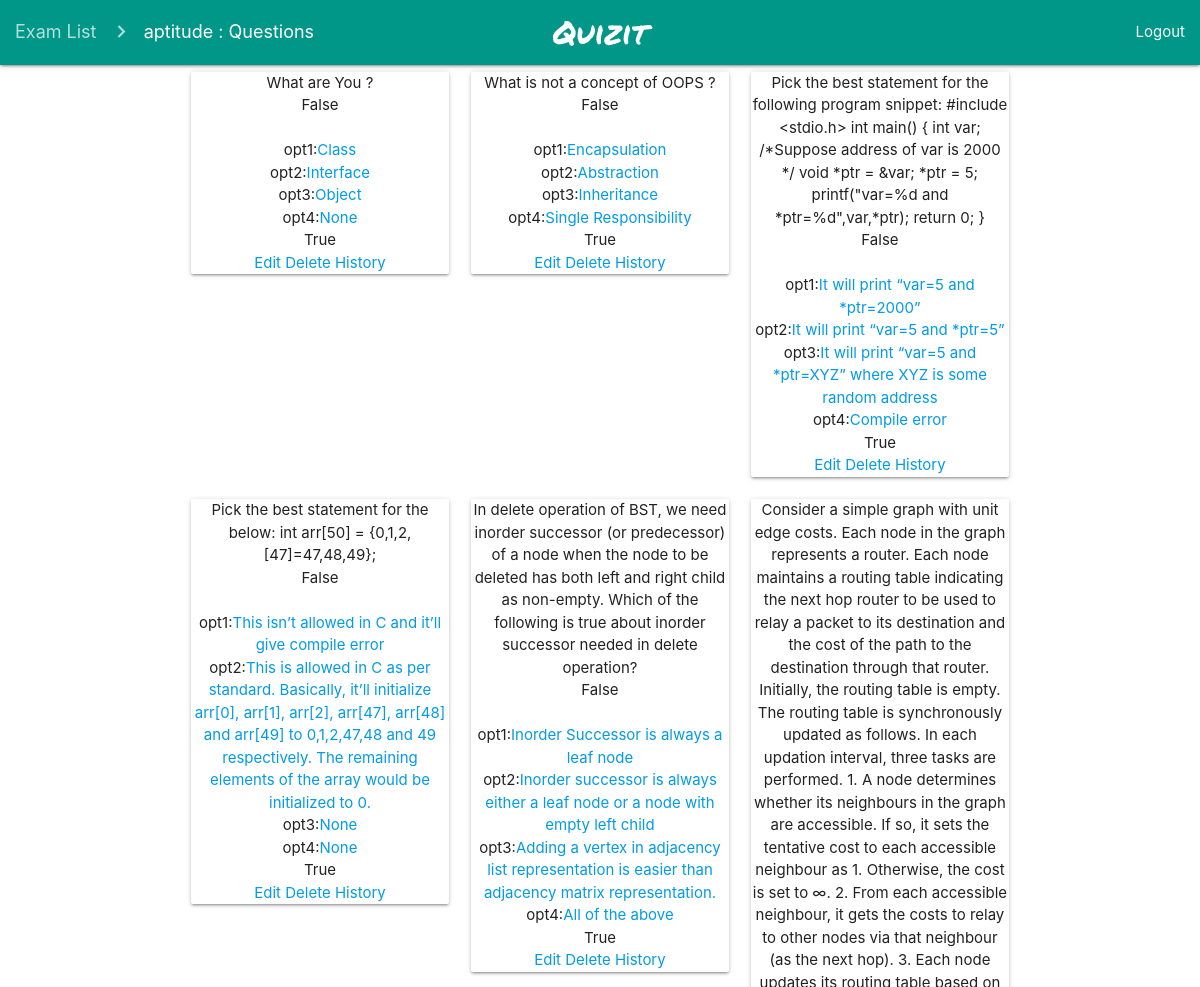
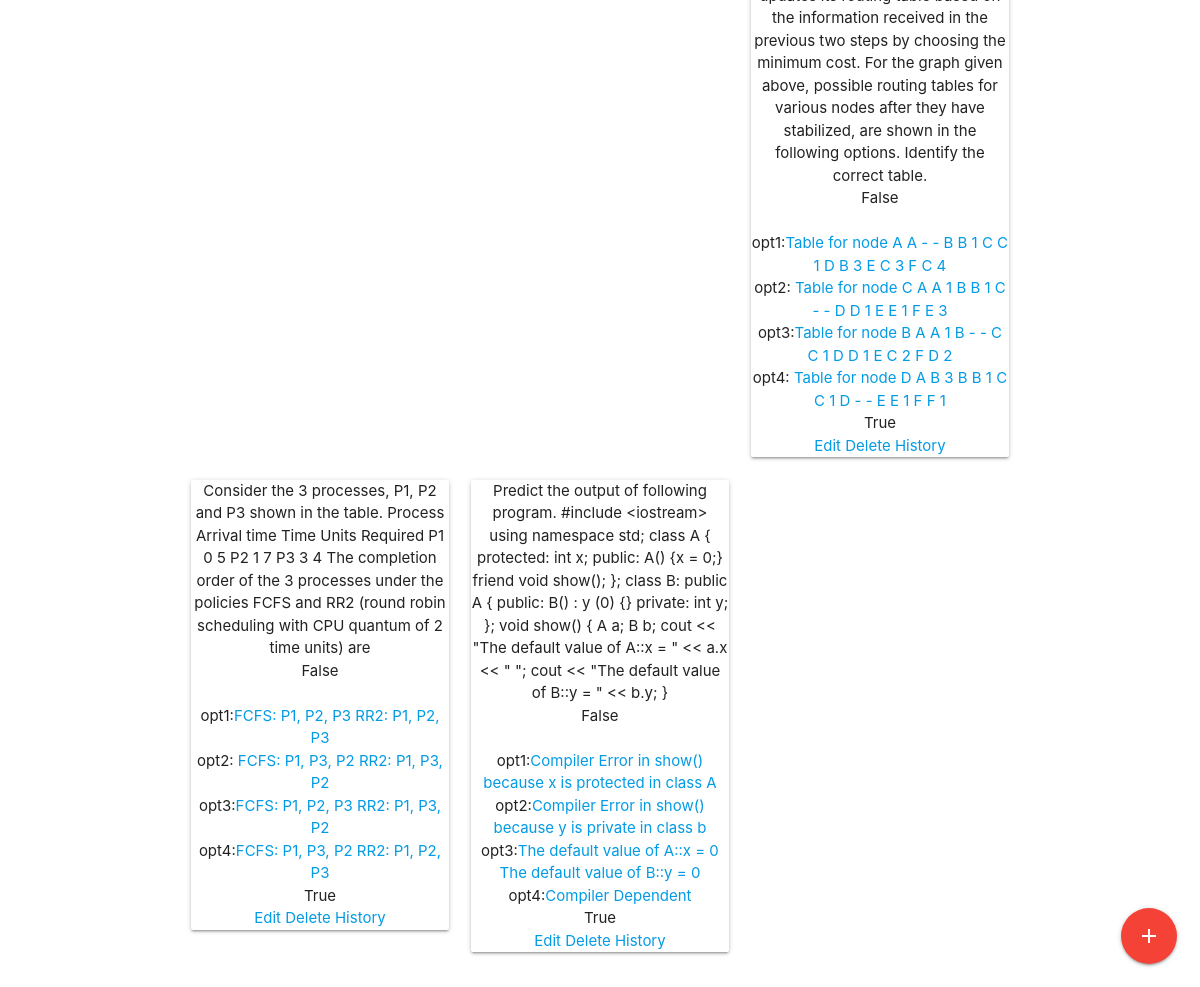
The app's page /exam/aptitude/questions/ (signed in) with its own data (2 pictures, top to bottom).
### exam/models.py (models this page shows)
class Exam(models.Model):
    title           = models.CharField(max_length=255)
    slug            = models.SlugField(blank=True, unique=True)
    department      = models.CharField(max_length=255, choices=DEPT_CHOICES, default='Computer Science')
    exam_date       = models.DateField(default=date.today)
    start_time      = models.TimeField(default=timezone.now)
    close_time      = models.TimeField(default=timezone.now)
    duration        = models.DurationField(default=timedelta(minutes=60))
    students        = models.ManyToManyField(User, blank=True)
    def __str__(self):
            return self.title

class Question(models.Model):
    exam            = models.ForeignKey(Exam,on_delete=models.CASCADE)
    description     = models.CharField(max_length=255)
    marked          = models.BooleanField(default=False)
    image           = models.ImageField(upload_to=upload_image_path,null=True,blank=True)
    active          = models.BooleanField(default=True)
    def __str__(self):
            return self.description

class Choice(models.Model):
    question        = models.ForeignKey(Question, on_delete=models.CASCADE)
    description     = models.CharField(max_length=255)
    def __str__(self):
            return self.description

### exam/views.py (the view)
# urls.py: path('<slug:slug>/questions/', views.QuestionListView, name='question_list'),
@login_required
def QuestionListView(request,slug):
    exam_obj = Exam.objects.get(slug=slug)
    que_objs = Question.objects.filter(exam=exam_obj)
    print(que_objs)
    context = {
        'object_list':que_objs,
        'exam':exam_obj,
    }
    return render(request,'exam/qlist.html', context)

### templates/exam/qlist.html
{% extends 'base.html' %}
{% block nav %}
<a href="{% url 'exam:list' %}" class="breadcrumb">Exam List</a>
<a href="#!" class="breadcrumb">{{exam}} : Questions</a>
{% endblock %}
{% block content %}
<div class="container">
  <div class="row">
    {% for question in object_list %}
      <div class="col s12 m4">
        <div class="card center-align" >
        {{question.description}}<br>
        {{question.marked}}<br>
        {{question.correct_choice.all.0}}<br>
        {% for choice in question.choice_set.all %}
          opt{{forloop.counter}}:<a href="{% url 'admin:exam_choice_change' choice.pk %}" target="_blank">{{choice}}</a><br>
        {% endfor %}
        {{question.active}}<br>
        <a href="{% url 'admin:exam_question_change' question.pk %}" target="_blank">Edit</a>
        <a href="{% url 'admin:exam_question_delete' question.pk %}" target="_blank">Delete</a>
        <a href="{% url 'admin:exam_question_history' question.pk %}" target="_blank">History</a>
        </div>
      </div>
    {%endfor%}
  </div>
  <div class="fixed-action-btn">
    <a class="btn-floating btn-large red" href="{% url 'exam:create' %}">
      <i class="large material-icons">add</i>
    </a>
  </div>
</div>
{% endblock %}

### templates/base.html (shortened to what this page needs)
{% url 'home' as login_url %}
{% url 'logout' as logout_url %}
<!DOCTYPE html>
<html lang="en">
<head>
  {% include 'base/css.html' %}
</head>
<body>
<div class="navbar-fixed">
    <nav class="teal nav-extended">
      <div class="nav-wrapper">
        <div style="padding-left:15px;" class="left">
          {% block nav %}
          {% endblock %}
        </div>
        <a href="#" class="brand-logo center" style="font-family:Permanent Marker">Quizit</a>
        <ul class="right">
          {% if request.user.is_authenticated %}
          <li class="nav-item">
            <a class="nav-link" href="{{logout_url}}">Logout</a>
          </li>
          {% else %}
          <li class="nav-item">
            <a class="nav-link" href="{{login_url}}">Login</a>
          </li>
          {% endif %}
        </ul>
      </div>
    </nav>
</div>
  {% block content %}
  {% endblock %}
  </body>
</html>

### templates/base/css.html
{% load static %}
<link rel = "stylesheet" href = "{% static 'iconfont/material-icons.css' %}">
<link rel = "stylesheet" href = "{% static 'font/PermanentMarker.css' %}">
<link href="{% static 'css/materialize.css' %}" type="text/css" rel="stylesheet" media="screen,projection"/>
<link href="{% static 'css/style.css' %}" type="text/css" rel="stylesheet" media="screen,projection"/>

### templates/base/js.html (shortened to what this page needs)
{% load static %}

### records on screen
Exam: title "aptitude"
Question: description "What are You ?", marked "False", active "True"
Choice: description "Class"
Choice: description "Interface"
Choice: description "Object"
Choice: description "None"
Question: description "What is not a concept of OOPS ?", marked "False", active "True"
Choice: description "Encapsulation"
Choice: description "Abstraction"
Choice: description "Inheritance"
Choice: description "Single Responsibility"
Question: description "Pick the best statement for the following program snippet: #include <stdio.h> int main() { int var; /*Suppose address of var is 2000 */ void *ptr = &var; *ptr = 5; printf(\"var=%d and *ptr=%d\",var,*ptr); return 0; }", marked "False", active "True"
Choice: description "It will print “var=5 and *ptr=2000”"
Choice: description "It will print “var=5 and *ptr=5”"
Choice: description "It will print “var=5 and *ptr=XYZ” where XYZ is some random address"
Choice: description "Compile error"
Question: description "Pick the best statement for the below: int arr[50] = {0,1,2,[47]=47,48,49};", marked "False", active "True"
Choice: description "This isn’t allowed in C and it’ll give compile error"
Choice: description "This is allowed in C as per standard. Basically, it’ll initialize arr[0], arr[1], arr[2], arr[47], arr[48] and arr[49] to 0,1,2,47,48 and 49 respectively. The remaining elements of the array would be initialized to 0."
Choice: description "None"
Choice: description "None"
Question: description "In delete operation of BST, we need inorder successor (or predecessor) of a node when the node to be deleted has both left and right child as non-empty. Which of the following is true about inorder successor needed in delete operation?", marked "False", active "True"
Choice: description "Inorder Successor is always a leaf node"
Choice: description "Inorder successor is always either a leaf node or a node with empty left child"
Choice: description "Adding a vertex in adjacency list representation is easier than adjacency matrix representation."
Choice: description "All of the above"
Question: description "Consider a simple graph with unit edge costs. Each node in the graph represents a router. Each node maintains a routing table indicating the next hop router to be used to relay a packet to its destination and the cost of the path to the destination through that router. Initially, the routing table is empty. The routing table is synchronously updated as follows. In each updation interval, three tasks are performed. 1. A node determines whether its neighbours in the graph are accessible. If so, it sets the tentative cost to each accessible neighbour as 1. Otherwise, the cost is set to ∞. 2. From each accessible neighbour, it gets the costs to relay to other nodes via that neighbour (as the…", marked "False", active "True"
Choice: description "Table for node A A - - B B 1 C C 1 D B 3 E C 3 F C 4"
Choice: description "Table for node C A A 1 B B 1 C - - D D 1 E E 1 F E 3"
Choice: description "Table for node B A A 1 B - - C C 1 D D 1 E C 2 F D 2"
Choice: description "Table for node D A B 3 B B 1 C C 1 D - - E E 1 F F 1"
Question: description "Consider the 3 processes, P1, P2 and P3 shown in the table. Process Arrival time Time Units Required P1 0 5 P2 1 7 P3 3 4 The completion order of the 3 processes under the policies FCFS and RR2 (round robin scheduling with CPU quantum of 2 time units) are", marked "False", active "True"
Choice: description "FCFS: P1, P2, P3 RR2: P1, P2, P3"
Choice: description "FCFS: P1, P3, P2 RR2: P1, P3, P2"
Choice: description "FCFS: P1, P2, P3 RR2: P1, P3, P2"
Choice: description "FCFS: P1, P3, P2 RR2: P1, P2, P3"
Question: description "Predict the output of following program. #include <iostream> using namespace std; class A { protected: int x; public: A() {x = 0;} friend void show(); }; class B: public A { public: B() : y (0) {} private: int y; }; void show() { A a; B b; cout << \"The default value of A::x = \" << a.x << \" \"; cout << \"The default value of B::y = \" << b.y; }", marked "False", active "True"
Choice: description "Compiler Error in show() because x is protected in class A"
Choice: description "Compiler Error in show() because y is private in class b"
Choice: description "The default value of A::x = 0 The default value of B::y = 0"
Choice: description "Compiler Dependent"
